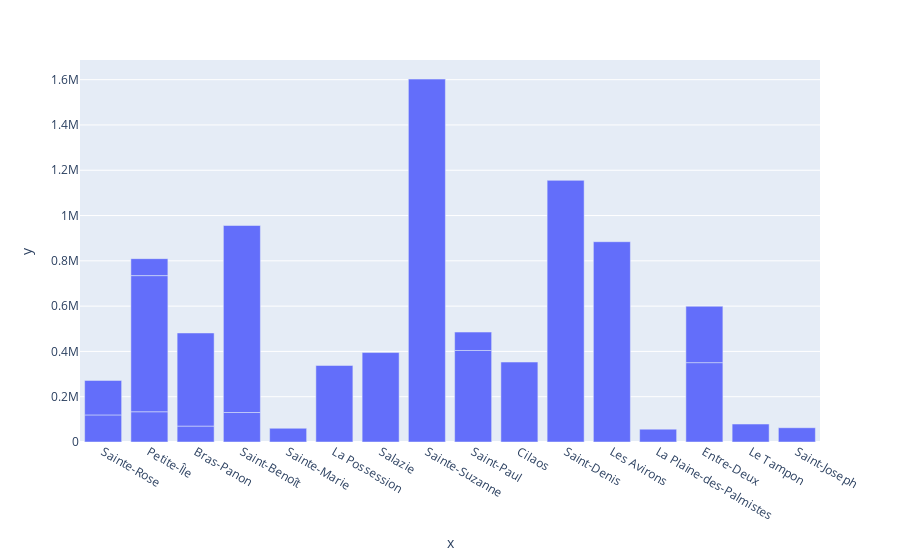

Here is the notebook cell this chart was saved with:
### Code cell
fig = px.bar(x=df6['Nom de la commune'], y=df6['Population totale'])
fig.show()

### Figure 1 — Plotly figure (JSON) as saved in the notebook; plotly's stock layout.template omitted (floating-point values rounded to 4 significant figures)
{"data": [{"alignmentgroup": "True", "hovertemplate": "x=%{x}<br>y=%{y}<extra></extra>", "legendgroup": "", "marker": {"color": "#636efa", "pattern": {"shape": ""}}, "name": "", "offsetgroup": "", "orientation": "v", "showlegend": false, "textposition": "auto", "type": "bar", "x": ["Sainte-Rose", "Petite-Île", "Bras-Panon", "Sainte-Rose", "Saint-Benoît", "Sainte-Marie", "Bras-Panon", "La Possession", "Petite-Île", "Salazie", "Sainte-Suzanne", "Saint-Paul", "Cilaos", "Saint-Denis", "Les Avirons", "La Plaine-des-Palmistes", "Entre-Deux", "Petite-Île", "Entre-Deux", "Saint-Paul", "Saint-Benoît", "Le Tampon", "Saint-Joseph"], "xaxis": "x", "y": [119538, 133642, 70281, 152391, 130205, 60566, 411129, 337904, 601128, 394936, 1602503, 404082, 353022, 1155365, 884444, 56712, 350485, 74862, 248817, 81355, 825837, 79250, 62999], "yaxis": "y"}], "layout": {"autosize": true, "barmode": "relative", "legend": {"tracegroupgap": 0}, "margin": {"t": 60}, "xaxis": {"anchor": "y", "autorange": true, "domain": [0, 1], "range": [-0.5, 15.5], "title": {"text": "x"}, "type": "category"}, "yaxis": {"anchor": "x", "autorange": true, "domain": [0, 1], "range": [0, 1687000.0], "title": {"text": "y"}, "type": "linear"}}}
